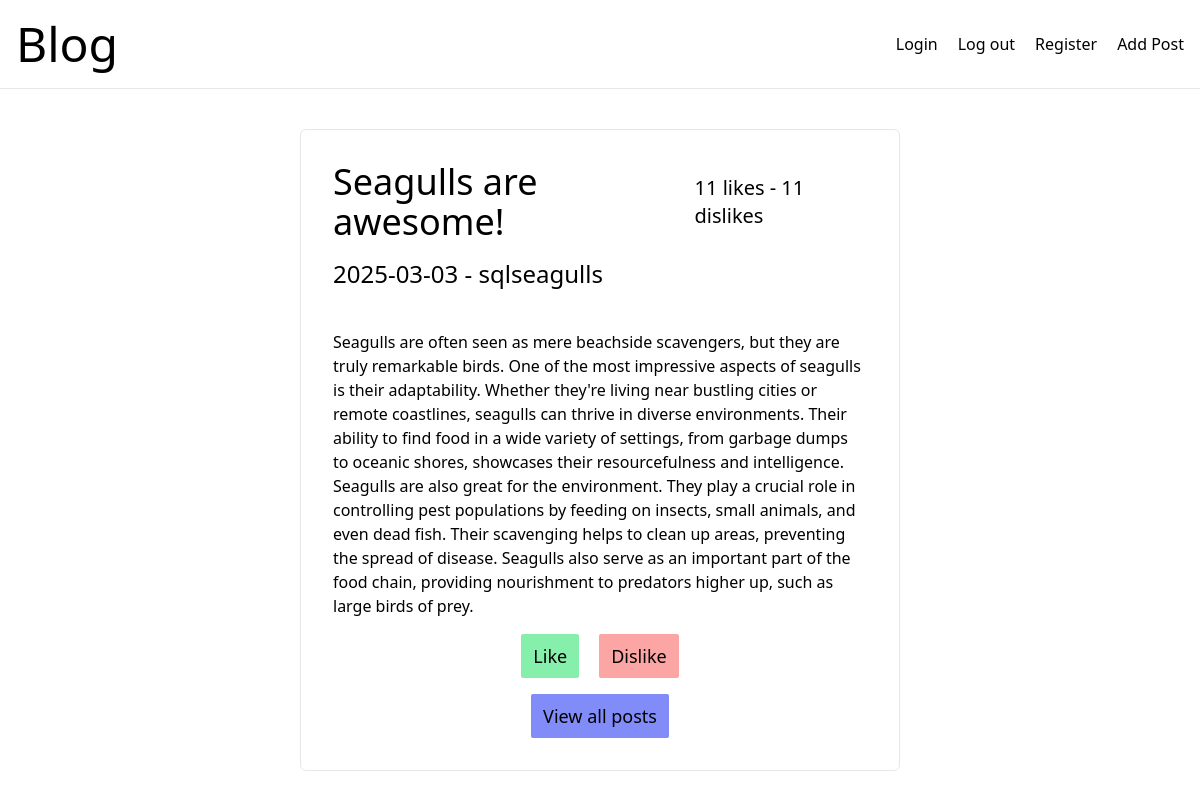
Page /singlePost.php?id=1 on the committed database.
### tables this page shows
CREATE TABLE `posts` (
  `id` int(11) unsigned NOT NULL AUTO_INCREMENT,
  `title` varchar(255) NOT NULL,
  `username_id` varchar(255) NOT NULL,
  `content` text DEFAULT NULL,
  `date_posted` date NOT NULL,
  `category_id` int(11) DEFAULT NULL,
  `likes` int(11) NOT NULL DEFAULT 0,
  `dislikes` int(11) NOT NULL DEFAULT 0,
  `time_posted` time NOT NULL,
  PRIMARY KEY (`id`)
);

CREATE TABLE `users` (
  `id` int(11) unsigned NOT NULL AUTO_INCREMENT,
  `username` varchar(255) NOT NULL,
  `password` char(60) NOT NULL,
  `email` varchar(255) NOT NULL,
  PRIMARY KEY (`id`)
);

### src/models/PostsModel.php (called while the page is built, shortened)
<?php
class PostsModel
{
    public PDO $db;
    public function __construct(PDO $db)
    {
        $this->db = $db;
    }
    public function getSingle(int $id): PostEntity|false
    {
        $query = $this->db->prepare(
    'SELECT `posts`.`title`, `posts`.`id`, `posts`.`likes`, `posts`.`dislikes`, `posts`.`content`, `posts`.`date_posted`, `posts`.`time_posted`, `users`.`username`
            FROM `posts`
            JOIN `users` ON `users` . `id` = `posts` . `username_id`
            WHERE `posts`.`id` = :id;');
        $query->setFetchMode(PDO::FETCH_CLASS, PostEntity::class);
        $query->execute([':id' => $id]);
        return $query->fetch();
    }
}

### src/services/PostDisplayService.php (the view, shortened to what this page needs)
<?php
class PostDisplayService
{
    static public function displaySingle(PostEntity $post): string
    {
        $output = '<div class="flex justify-between items-center flex-col md:flex-row mb-4">';
        $output .= "<h2 class='text-4xl'>$post->title</h2>";
        $output .= "<span class='text-xl''>$post->likes likes - $post->dislikes dislikes</span>";
        $output .= '</div>';
        $output .=  "<p class='text-2xl mb-10'>$post->date_posted - $post->username</p>";
        $output .=  "<p>$post->content</p>";
        $output .= '<div class="flex justify-center gap-5">';
        $output .= "<a class='px-3 py-2 mt-4 text-lg bg-green-300 hover:bg-green-400 hover:text-white transition inline-block rounded-sm' href='likes.php?id=$post->id'>Like</a>";
        $output .= "<a class='px-3 py-2 mt-4 text-lg bg-red-300 hover:bg-red-400 hover:text-white transition inline-block rounded-sm' href='dislikes.php?id=$post->id'>Dislike</a>";
        $output .= '</div>';
        $output .= '<div class="flex justify-center">';
        $output .= '<a class="px-3 py-2 mt-4 text-lg bg-indigo-400 hover:bg-indigo-700 hover:text-white transition inline-block rounded-sm" href="index.php">View all posts</a>';
        $output .= '</div>';
        return $output;
    }
}

### rows in the picture
posts: title "Seagulls are awesome!", likes "11", dislikes "11", date_posted "2025-03-03", users.username "sqlseagulls", content "Seagulls are often seen as mere beachside scavengers, but they are truly remarkable birds. One of the most impressive aspects of seagulls is their adaptability. Whether they're living near bustling cities or remote coastlines, seagulls can thrive in diverse environments. Their ability to find food in a wide variety of settings, from garbage dumps to oceanic shores, showcases their resourcefulness and intelligence. Seagulls are also great for the environment. They play a crucial role in controlling pest populations by feeding on insects, small animals, and even dead fish. Their scavenging helps to clean up areas, preventing the spread of disease. Seagulls also serve as an important part of…"
